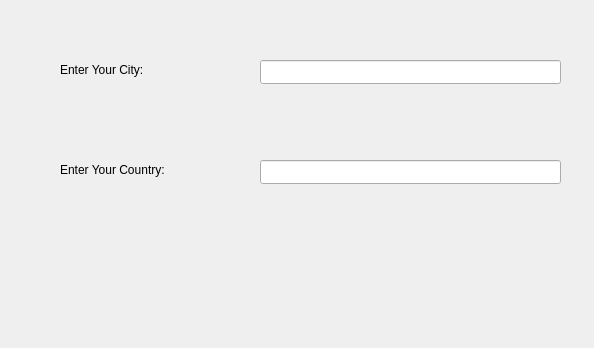
<?xml version="1.0" encoding="UTF-8"?>
<ui version="4.0">
 <class>Dialog</class>
 <widget class="QDialog" name="Dialog">
  <property name="geometry">
   <rect>
    <x>0</x>
    <y>0</y>
    <width>594</width>
    <height>348</height>
   </rect>
  </property>
  <property name="windowTitle">
   <string>Dialog</string>
  </property>
  <widget class="QLabel" name="lblCity">
   <property name="geometry">
    <rect>
     <x>60</x>
     <y>60</y>
     <width>161</width>
     <height>20</height>
    </rect>
   </property>
   <property name="text">
    <string>Enter Your City:</string>
   </property>
  </widget>
  <widget class="QLabel" name="lblCountry">
   <property name="geometry">
    <rect>
     <x>60</x>
     <y>160</y>
     <width>161</width>
     <height>20</height>
    </rect>
   </property>
   <property name="text">
    <string>Enter Your Country:</string>
   </property>
  </widget>
  <widget class="QLineEdit" name="txtCity">
   <property name="geometry">
    <rect>
     <x>260</x>
     <y>60</y>
     <width>301</width>
     <height>24</height>
    </rect>
   </property>
  </widget>
  <widget class="QLineEdit" name="txtCountry">
   <property name="geometry">
    <rect>
     <x>260</x>
     <y>160</y>
     <width>301</width>
     <height>24</height>
    </rect>
   </property>
  </widget>
 </widget>
 <resources/>
 <connections/>
</ui>
